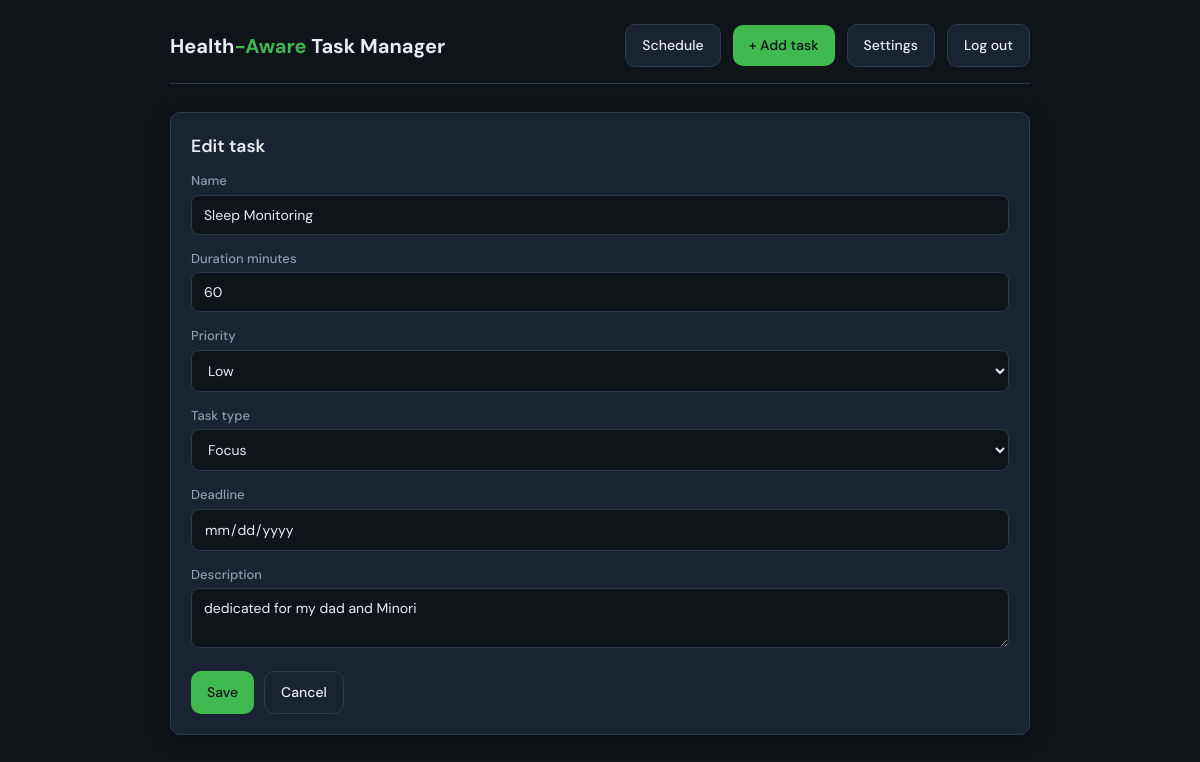
Screenshot of /task/4/edit/ (signed in) with the database file from the repository.
### tasks/models.py (models this page shows, shortened)
class Task(models.Model):
    PRIORITY_CHOICES = [
        ('high', 'High'),
        ('medium', 'Medium'),
        ('low', 'Low'),
    ]
    TASK_TYPE_CHOICES = [
        ('focus', 'Focus'),
        ('meeting', 'Meeting'),
        ('admin', 'Admin'),
        ('creative', 'Creative'),
        ('learning', 'Learning'),
    ]
    name = models.CharField(max_length=200)
    duration_minutes = models.PositiveIntegerField()
    priority = models.CharField(max_length=10, choices=PRIORITY_CHOICES, default='medium')
    task_type = models.CharField(max_length=20, choices=TASK_TYPE_CHOICES, default='focus')
    deadline = models.DateField(null=True, blank=True)
    description = models.TextField(blank=True)
    completed = models.BooleanField(default=False)
    created_at = models.DateTimeField(auto_now_add=True)
    class Meta:
        ordering = ['-created_at']

### tasks/views.py (the view)
# urls.py: path('task/<int:pk>/edit/', views.task_edit, name='task_edit'),
@login_required
def task_edit(request, pk):
    task = get_object_or_404(Task, pk=pk)
    if request.method == 'POST':
        form = TaskForm(request.POST, instance=task)
        if form.is_valid():
            form.save()
            messages.success(request, 'Task updated.')
            return redirect('tasks:home')
    else:
        form = TaskForm(instance=task)
    return render(request, 'tasks/task_form.html', {'form': form, 'title': 'Edit task', 'task': task})

### tasks/forms.py
class TaskForm(forms.ModelForm):
    class Meta:
        model = Task
        fields = ['name', 'duration_minutes', 'priority', 'task_type', 'deadline', 'description']
        widgets = {
            'name': forms.TextInput(attrs={'class': 'form-input', 'placeholder': 'Task name'}),
            'duration_minutes': forms.NumberInput(attrs={'class': 'form-input', 'min': 5, 'step': 5}),
            'priority': forms.Select(attrs={'class': 'form-select'}),
            'task_type': forms.Select(attrs={'class': 'form-select'}),
            'deadline': forms.DateInput(attrs={'class': 'form-input custom-date-picker', 'type': 'date', 'readonly': True}),
            'description': forms.Textarea(attrs={'class': 'form-textarea', 'rows': 2, 'placeholder': 'Optional description'}),
        }

### templates/tasks/task_form.html (shortened to what this page needs)
{% extends 'base.html' %}
{% block content %}
<div class="card">
  <h2>{{ title }}</h2>
  <form method="post" action="">
    {% for field in form %}
    <div class="form-group">
      <label for="{{ field.id_for_label }}">{{ field.label }}</label>
      {{ field }}
    </div>
    {% endfor %}
    <div style="display:flex;gap:10px;margin-top:16px;">
      <button type="submit" class="btn btn-primary">Save</button>
      <a href="{% url 'tasks:home' %}" class="btn btn-secondary">Cancel</a>
    </div>
  </form>
</div>
{% endblock %}

### templates/base.html (style rules this page uses)
:root { --bg: #0f1419; --surface: #1a2332; --surface-hover: #243044; --border: #2d3a4f; --text: #e6edf3; --text-muted: #8b9cb3; --accent: #3fb950; --accent-dim: #238636; --break-physical: #58a6ff; --break-mental: #a371f7; --break-meal: #f0883e; --break-hydration: #39c5cf; --priority-high: #f85149; --priority-medium: #d29922; --priority-low: #3fb950; --radius: 10px; --shadow: 0 4px 20px rgba(0,0,0,0.3); }
* { box-sizing: border-box; }
body { margin: 0; min-height: 100vh; background: var(--bg); color: var(--text); font-family: 'DM Sans', system-ui, sans-serif; font-size: 15px; line-height: 1.5; }
a { color: var(--accent); text-decoration: none; }
.btn { display: inline-flex; align-items: center; gap: 6px; padding: 10px 16px; border-radius: var(--radius); font-weight: 500; font-family: inherit; font-size: 14px; cursor: pointer; border: none; transition: background 0.15s, color 0.15s; }
.btn-primary { background: var(--accent); color: var(--bg); }
.btn-secondary { background: var(--surface); color: var(--text); border: 1px solid var(--border); }
.card { background: var(--surface); border: 1px solid var(--border); border-radius: var(--radius); padding: 20px; margin-bottom: 16px; box-shadow: var(--shadow); }
.card h2 { margin: 0 0 12px 0; font-size: 1.1rem; font-weight: 600; color: var(--text); }
.form-input, .form-select, .form-textarea { width: 100%; padding: 10px 12px; border-radius: 8px; border: 1px solid var(--border); background: var(--bg); color: var(--text); font-family: inherit; font-size: 14px; }
.form-textarea { resize: vertical; min-height: 60px; }
label { display: block; margin-bottom: 4px; font-weight: 500; color: var(--text-muted); font-size: 13px; }
.form-group { margin-bottom: 14px; }
input.custom-date-picker { cursor: pointer; }

### rows the page displays
Task: form "Sleep Monitoring" "60" "Low" "Focus" "dedicated for my dad and Minori"

### other values shown
{{ title }} "Edit task"
{{ field.label }} "Name" "Duration minutes" "Priority" "Task type" "Deadline" "Description"
